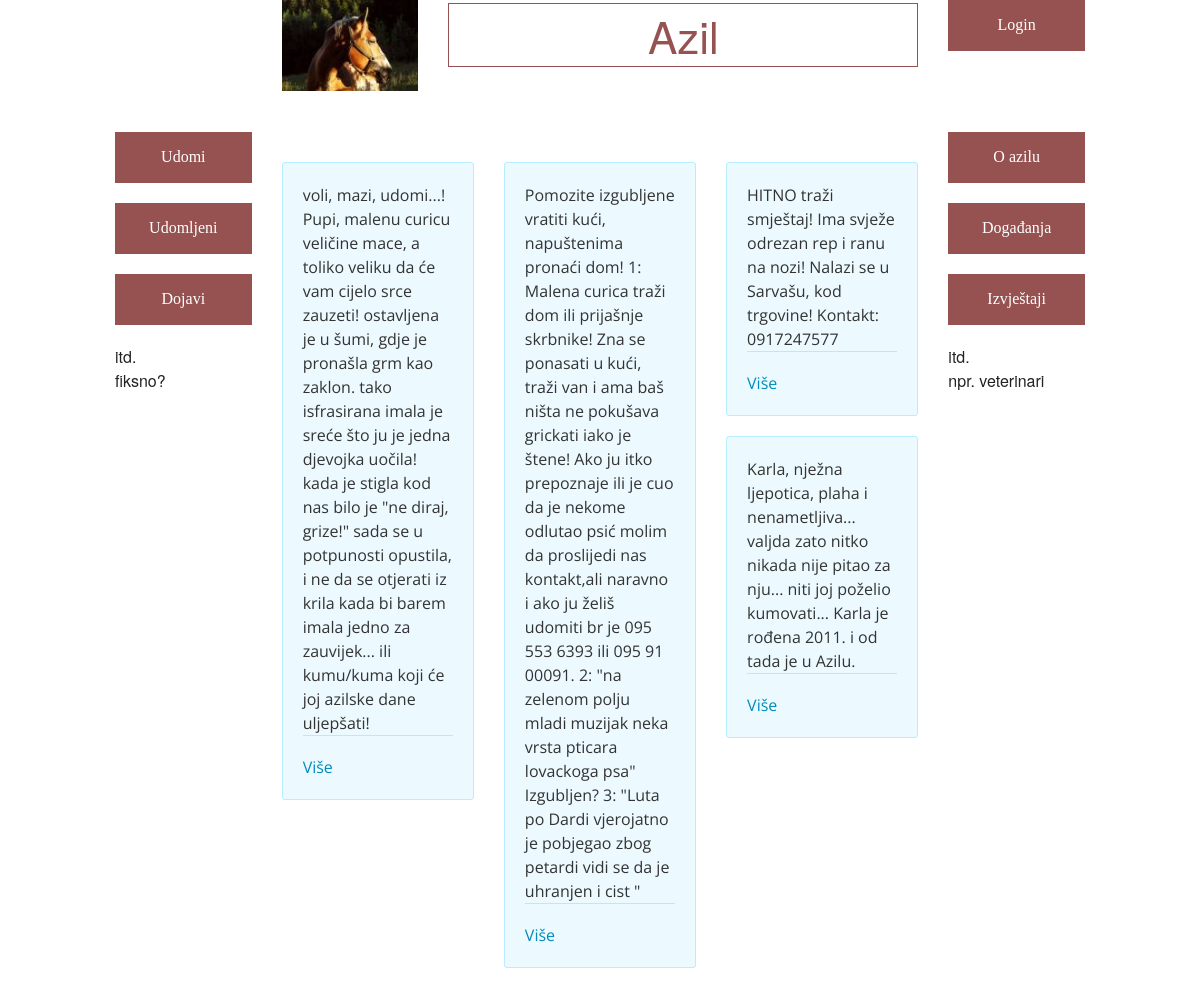
The page / on the database its author committed.
### tables this page shows
CREATE TABLE `neobradene_dojave` (
  `sifra` int(11) NOT NULL AUTO_INCREMENT,
  `vrsta` varchar(10) NOT NULL,
  `poruka` text NOT NULL,
  `datum` datetime NOT NULL,
  `odobreno` tinyint(1) NOT NULL,
  PRIMARY KEY (`sifra`)
);

### konfiguracija.php (called while the page is built, shortened)
<?php
$putanjaApp="/SSA20142015/faza7/";
 $naslovAPP="Azil";

### obavijesti.php (the view, shortened to what this page needs)
<div class="row">
	<?php
			$izraz = $veza -> prepare("select * from neobradene_dojave where odobreno=1 order by datum desc");
			$izraz -> execute();
			$rezultati = $izraz -> fetchAll(PDO::FETCH_OBJ);
			foreach ($rezultati as $red):
			?>
			<div class="large-4 columns">
				<div class="panel callout radius">
					<?php echo $red -> poruka; ?>
					<hr />
					<a href="#">Više</a>
				</div>
			</div>
			<?php
			endforeach;
			?>
</div>

### index.php (shortened to what this page needs)
<?php include_once 'konfiguracija.php'; ?>
<!doctype html>
<html class="no-js" lang="en">
	<head>
		<?php
		include_once 'head.php';
		?>
	</head>
	<body>
		<?php
		include_once 'zaglavlje.php';
		?>
		<hr class="cisto" />
		<div class="row">
			<div class="large-8 columns large-push-2">
				<?php
					include_once 'obavijesti.php';
				?>
			</div>
			<div class="large-2 columns large-pull-8">
				<?php
				include_once 'lijevo.php';
				?>
			</div>
			<div class="large-2 columns">
				<?php
				include_once 'desno.php';
				?>
			</div>
		</div>
	</body>
</html>

### head.php (shortened to what this page needs)
<link rel="stylesheet" href="<?php echo $putanjaApp; ?>css/foundation.css" />
<link rel="stylesheet" href="<?php echo $putanjaApp; ?>css/stil.css" />

### zaglavlje.php (shortened to what this page needs)
<div class="row">
	<div class="large-2 columns show-for-large-up">
	</div>
	<div class="large-8 columns">
		<div class="row">
			<div class="large-3 columns show-for-large-up">
				<a href="index.php"><img src="img/konj.jpg"></a>
			</div>
			<div class="large-9 columns">
				<h1 class="naslov"><?php echo $naslovAPP; ?></h1>
			</div>
		</div>
	</div>
	<div class="large-2 columns">
		<a href="#" data-reveal-id="modalAutorizacija" class="button">Login</a>
	</div>
</div>

### lijevo.php
<a href="udomi.php" class="button">Udomi</a>
<a href="udomljeni.php" class="button">Udomljeni</a>
<a href="dojavi.php" class="button">Dojavi</a>
<br />
itd.
<br />
fiksno?

### desno.php
<a href="oAzilu.php" class="button">O azilu</a>
<a href="dogadanja.php" class="button">Događanja</a>
<a href="izvjestaji.php" class="button">Izvještaji</a>
<br />
itd.
<br />
npr. veterinari

### css/stil.css (style rules this page uses)
.naslov { width: 100%; text-align: center; border: 1px solid #955251; color: #955251; }
.button { background-color: #955251; font-family: 'Bree Serif', serif; }
.panel.callout { font-family: 'Open Sans', sans-serif; }
a.button, input.button { width: 100%; }
hr.cisto { clear: both; border: 1px solid transparent; height: 0px; }

### rows shown on the page
neobradene_dojave: poruka "voli, mazi, udomi...! Pupi, malenu curicu veličine mace, a toliko veliku da će vam cijelo srce zauzeti! ostavljena je u šumi, gdje je pronašla grm kao zaklon. tako isfrasirana imala je sreće što ju je jedna djevojka uočila! kada je stigla kod nas bilo je \"ne diraj, grize!\" sada se u potpunosti opustila, i ne da se otjerati iz krila kada bi barem imala jedno za zauvijek... ili kumu/kuma koji će joj azilske dane uljepšati!"
neobradene_dojave: poruka "Pomozite izgubljene vratiti kući, napuštenima pronaći dom! 1: Malena curica traži dom ili prijašnje skrbnike! Zna se ponasati u kući, traži van i ama baš ništa ne pokušava grickati iako je štene! Ako ju itko prepoznaje ili je cuo da je nekome odlutao psić molim da proslijedi nas kontakt,ali naravno i ako ju želiš udomiti br je 095 553 6393 ili 095 91 00091. 2: \"na zelenom polju mladi muzijak neka vrsta pticara lovackoga psa\" Izgubljen? 3: \"Luta po Dardi vjerojatno je pobjegao zbog petardi vidi se da je uhranjen i cist \""
neobradene_dojave: poruka "HITNO traži smještaj! Ima svježe odrezan rep i ranu na nozi! Nalazi se u Sarvašu, kod trgovine! Kontakt: 0917247577"
neobradene_dojave: poruka "Karla, nježna ljepotica, plaha i nenametljiva... valjda zato nitko nikada nije pitao za nju... niti joj poželio kumovati... Karla je rođena 2011. i od tada je u Azilu."

### other values the page prints
$naslovAPP "Azil"
